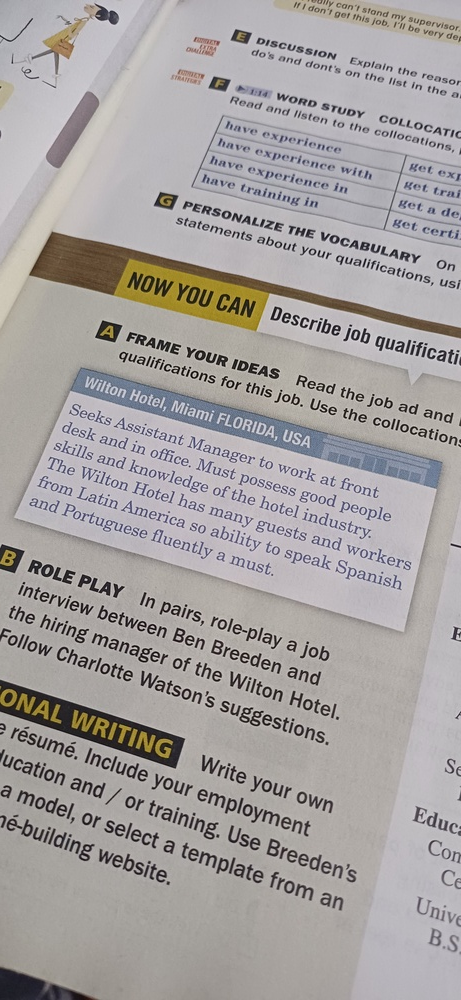
#> input picture ImageFoders/20241222_004909.jpg, 461 x 1000 px, shrunk from 1844 x 4000 before the run
$ python -i BeforeImageProcessing.py   (imports and definitions only)
#> lines starting #> are read from the running program, lines starting #| are printed output that depends on the picture; after the words box and inside, x2 and y2 are one past the last pixel; in counts of white or black regions, pixels touching at a corner belong together
import cv2
import numpy as np

#3.Convert to grayscale
def convert_gray(image):
    gray_img = cv2.cvtColor(image, cv2.COLOR_RGB2GRAY)
    return gray_img

#4.normalization image
def normalization(image):

    norm_img = np.zeros((image.shape[0], image.shape[1]))
    image = cv2.normalize(image, norm_img, 0, 255, cv2.NORM_MINMAX)

    return image
#1.Skew Correction image
def deskew(image):

    co_ords = np.column_stack(np.where(image > 0))
    angle = cv2.minAreaRect(co_ords)[-1]
    if angle < -45:
        angle = -(90 + angle)
    else:
        angle = -angle
    (h, w) = image.shape[:2]
    center = (w // 2, h // 2)
    M = cv2.getRotationMatrix2D(center, angle, 1.0)
    rotated = cv2.warpAffine(image, M, (w, h), flags=cv2.INTER_CUBIC,
    borderMode=cv2.BORDER_REPLICATE)

    return rotated

#5.Image Scaling image
def set_image_dpi(image):

    h, w   = image.shape
    resize_image = cv2.resize(image, (w*2, h*2))

    return resize_image

#2.Noise Removal
def remove_noise(image):
    return cv2.fastNlMeansDenoisingColored(image, None, 10, 10, 7, 15)

#7.Thinning and Skeletonization
def morphilogical(image):

    kernel = np.ones((3,3),np.uint8)
    erosion = cv2.erode(image, kernel, iterations = 1)

    return erosion

#6.Thresholding or Binarization
def thresholding(image):

    return cv2.threshold(image, 0, 255, cv2.THRESH_BINARY + cv2.THRESH_OTSU) [1]

#8.Edge image denoise
def edge(image):
    return cv2.Canny(image, 50, 150)

#Resize image
def resize_img(ing):
    img = cv2.resize(img, None, fx=1.2, fy=1.2, interpolation=cv2.INTER_CUBIC)

#Dilation and erosion image
def dilation_and_erosion_img(img):
    kernel = np.ones((1, 1), np.uint8)
    img = cv2.dilate(img, kernel, iterations=1)
    img = cv2.erode(img, kernel, iterations=1)

#blur image
def blur_img(img):
    #cv2.adaptiveThreshold(cv2.GaussianBlur(img, (5, 5), 0), 255, cv2.ADAPTIVE_THRESH_GAUSSIAN_C, cv2.THRESH_BINARY, 31, 2)
    cv2.adaptiveThreshold(cv2.bilateralFilter(img, 9, 75, 75), 255, cv2.ADAPTIVE_THRESH_GAUSSIAN_C, cv2.THRESH_BINARY, 31, 2)
    #cv2.adaptiveThreshold(cv2.medianBlur(img, 3), 255, cv2.ADAPTIVE_THRESH_GAUSSIAN_C, cv2.THRESH_BINARY, 31, 2)


def before_image_processing(image):

    #remove noise
    remove_noise_image = remove_noise(image)
    #convert to grayscale
    gray_image = convert_gray(remove_noise_image)
    #edge image denoise
    #edge_image = edge(gray_image)
    #normalization image
    norma_image = normalization(gray_image)
    #scaling image
    if norma_image.shape[0] < 300 or norma_image.shape[1] < 300:
        scale_image = set_image_dpi(norma_image)
    else:
        scale_image = norma_image
    #Thresholding or Binarization
    thresh_image = thresholding(scale_image)

    #edge_image = edge(norma_image)

    return thresh_image

>>> import cv2
>>> picture = cv2.cvtColor(cv2.imread('../ImageFoders/20241222_004909.jpg'), cv2.COLOR_BGR2RGB)
>>> result = before_image_processing(picture)
#> in remove_noise, `return cv2.fastNlMeansDenoisingColored(image, None, 10, 10, 7, 15)`:
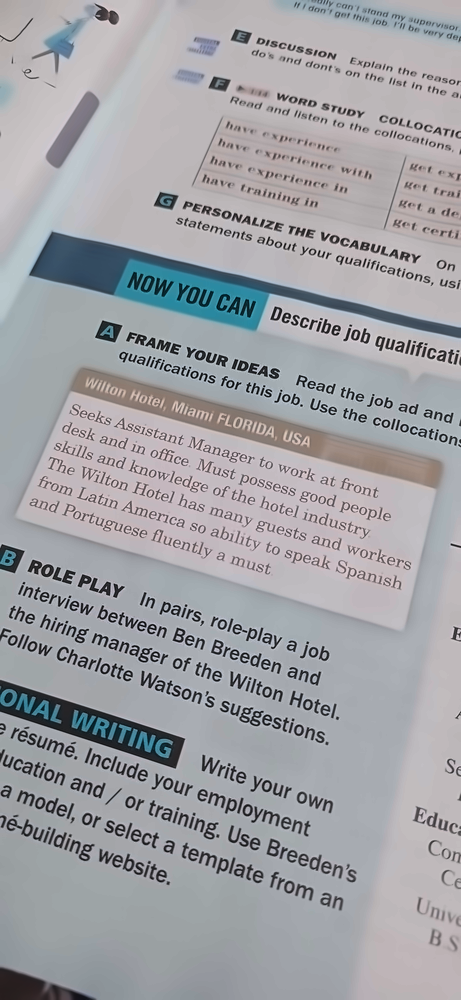
#> returned value: shape (1000, 461, 3); mean of channels 0, 1, 2 165.7, 161.5, 160.7; drawn as B, G, R
#> in convert_gray, `gray_img = cv2.cvtColor(image, cv2.COLOR_RGB2GRAY)`:
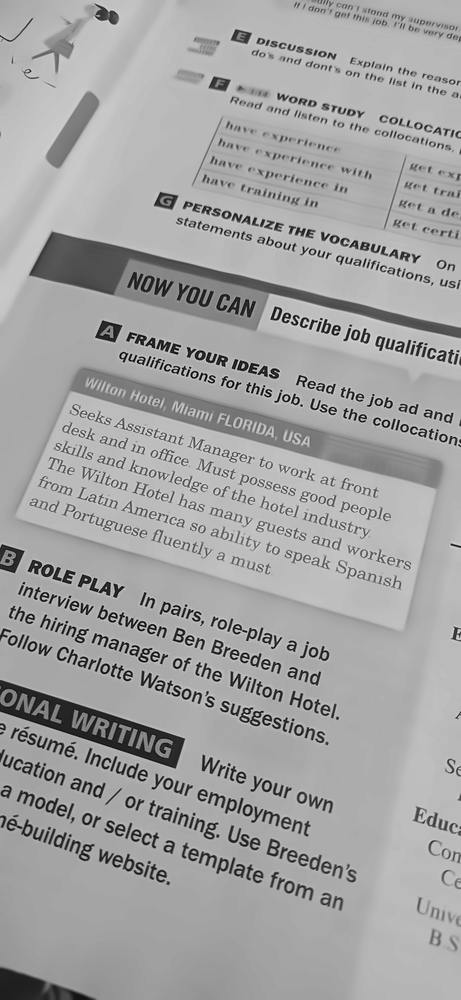
#> gray_img: shape (1000, 461); min 0, max 233, mean 162.6
#> in thresholding, `return cv2.threshold(image, 0, 255, cv2.THRESH_BINARY + cv2.THRESH_OTS..`:
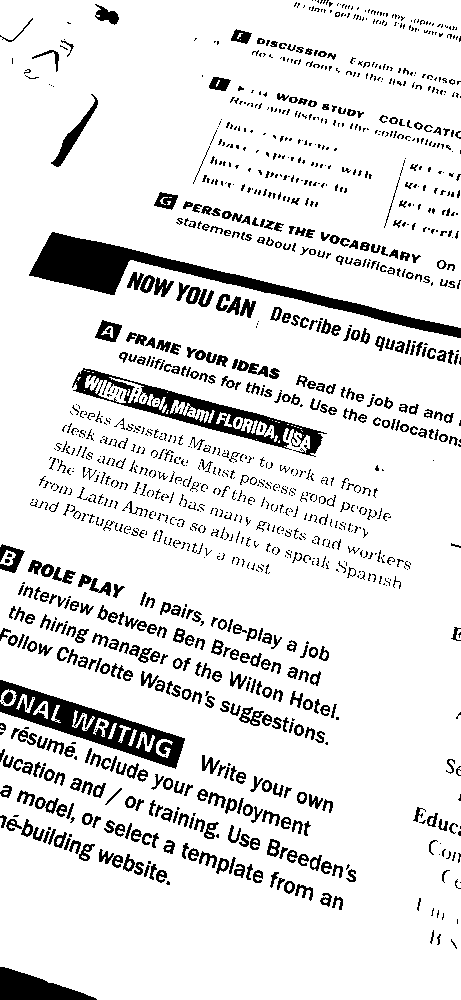
#> returned value: shape (1000, 461); 88.3% white; 1314 black regions (812 under 20 px), largest, box (x1, y1, x2, y2) and area: (29, 232, 461, 338) 7544, (0, 680, 185, 769) 4558, (72, 368, 327, 457) 4151

$ run again, on ImageFoders/20241223_002409.jpg
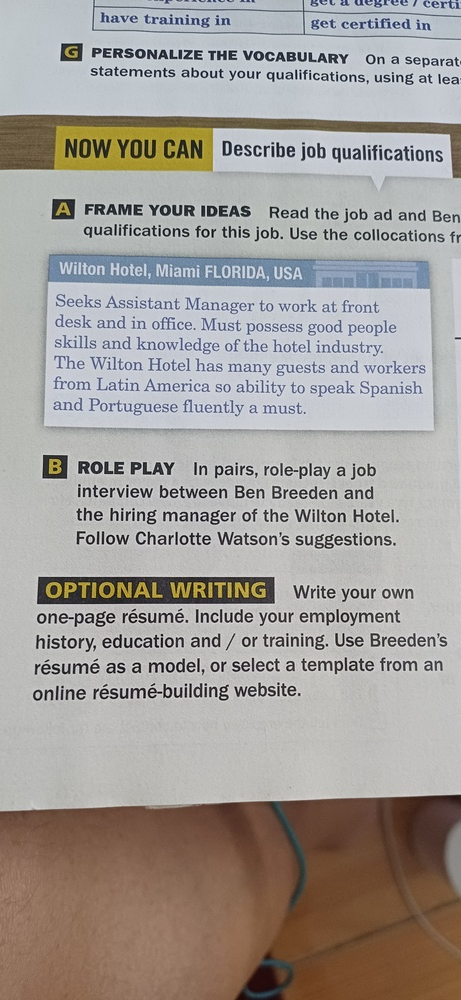
#> input picture ImageFoders/20241223_002409.jpg, 461 x 1000 px, shrunk from 1844 x 4000 before the run
#> in convert_gray, `gray_img = cv2.cvtColor(image, cv2.COLOR_RGB2GRAY)`:
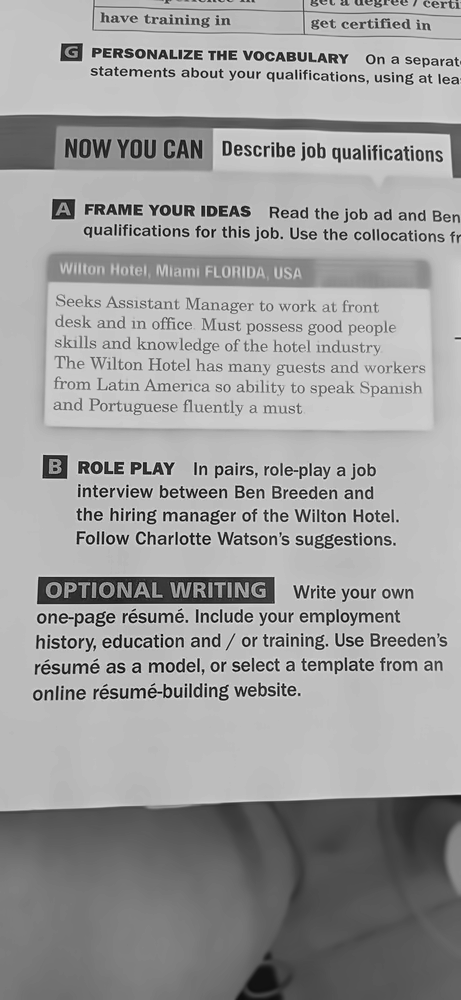
#> gray_img: shape (1000, 461); min 0, max 240, mean 158.8
#> in thresholding, `return cv2.threshold(image, 0, 255, cv2.THRESH_BINARY + cv2.THRESH_OTS..`:
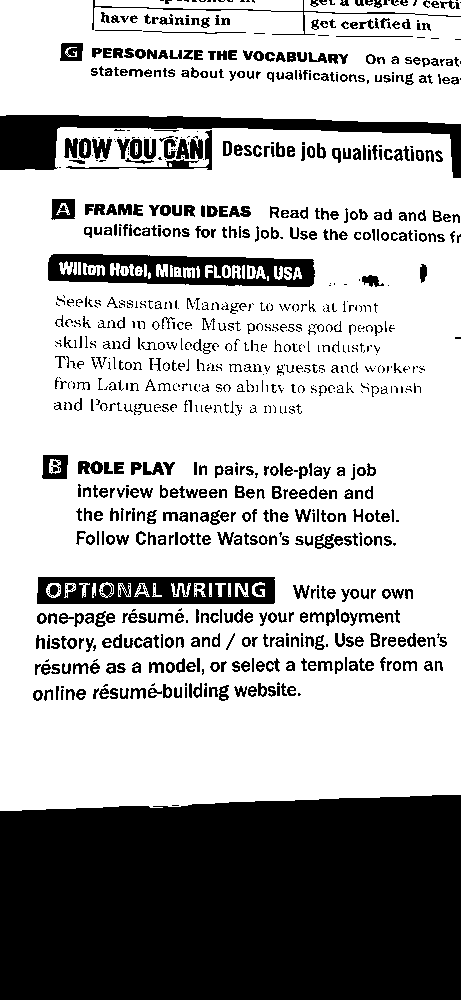
#> returned value: shape (1000, 461); 68.7% white; 1028 black regions (417 under 20 px), largest, box (x1, y1, x2, y2) and area: (0, 795, 461, 1000) 90855, (0, 115, 461, 178) 8022, (48, 254, 315, 287) 5525

$ run again, on ImageFoders/20241223_002431.jpg
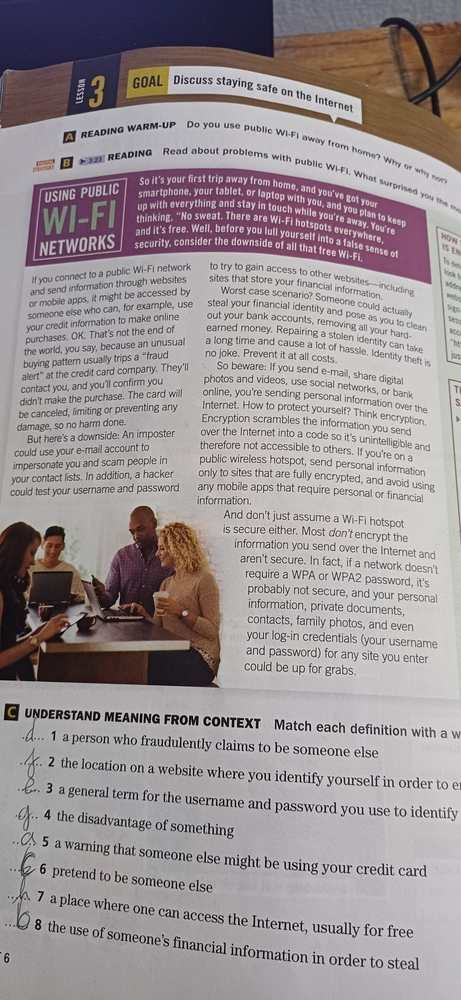
#> input picture ImageFoders/20241223_002431.jpg, 461 x 1000 px, shrunk from 1844 x 4000 before the run
#> in convert_gray, `gray_img = cv2.cvtColor(image, cv2.COLOR_RGB2GRAY)`:
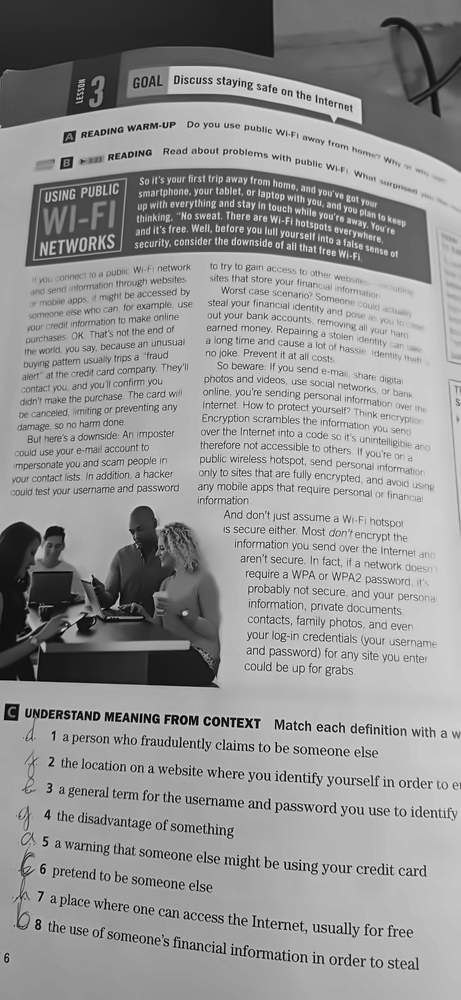
#> gray_img: shape (1000, 461); min 0, max 248, mean 148.6
#> in thresholding, `return cv2.threshold(image, 0, 255, cv2.THRESH_BINARY + cv2.THRESH_OTS..`:
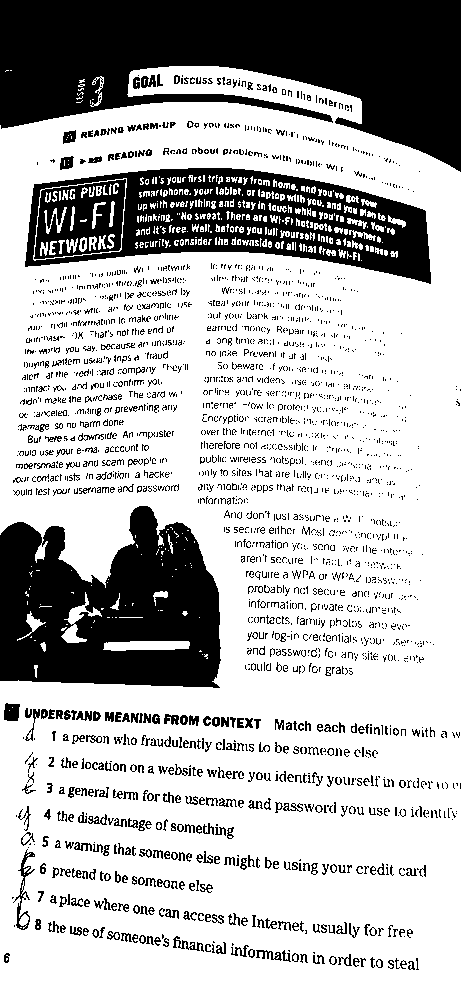
#> returned value: shape (1000, 461); 71.5% white; 2811 black regions (2386 under 20 px), largest, box (x1, y1, x2, y2) and area: (0, 0, 461, 172) 48928, (0, 506, 221, 688) 28949, (25, 168, 431, 284) 24818

$ run again, on ImageFoders/20241223_002539.jpg
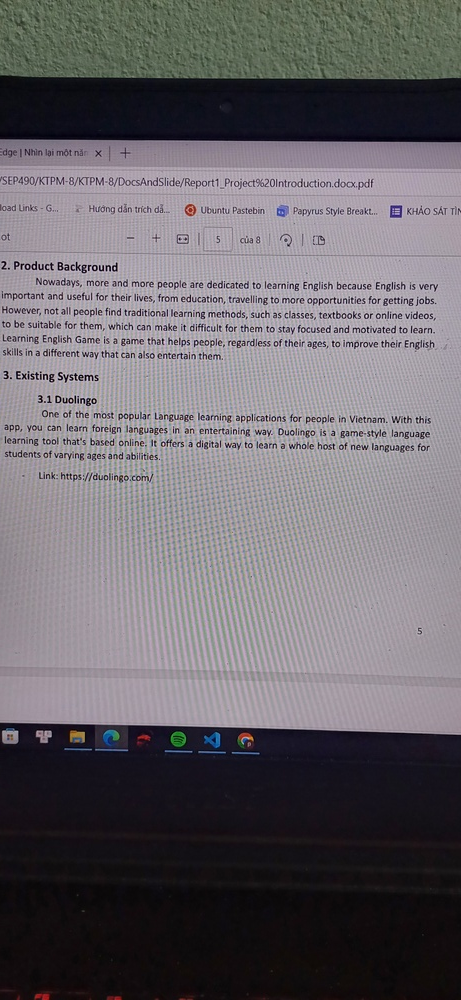
#> input picture ImageFoders/20241223_002539.jpg, 461 x 1000 px, shrunk from 1844 x 4000 before the run
#> in normalization, `image = cv2.normalize(image, norm_img, 0, 255, cv2.NORM_MINMAX)`:
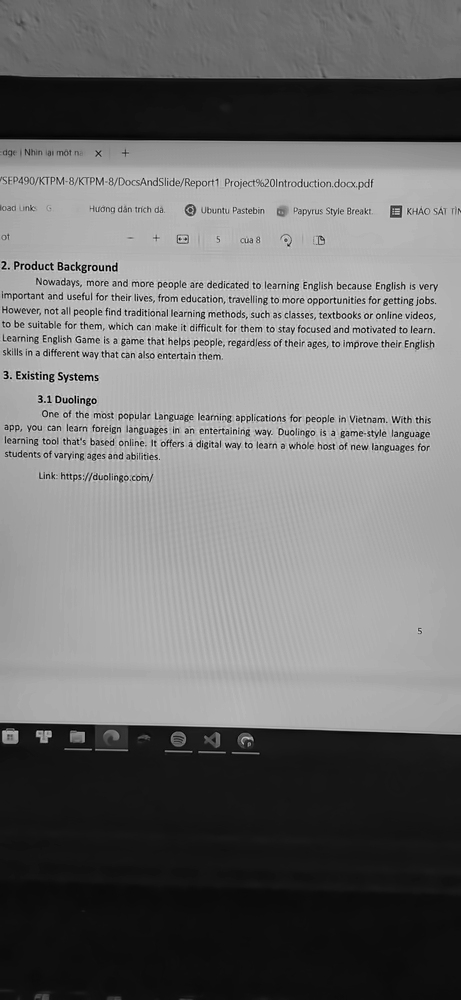
#> image: shape (1000, 461); min 0, max 255, mean 113.5
#> in thresholding, `return cv2.threshold(image, 0, 255, cv2.THRESH_BINARY + cv2.THRESH_OTS..`:
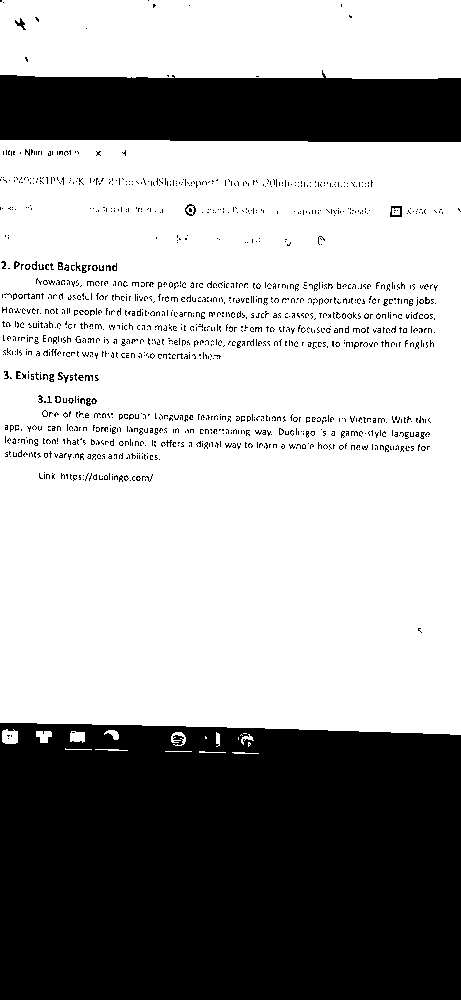
#> returned value: shape (1000, 461); 64.8% white; 1360 black regions (1330 under 20 px), largest, box (x1, y1, x2, y2) and area: (0, 723, 461, 1000) 124376, (0, 70, 461, 142) 29153, (390, 206, 402, 217) 71
